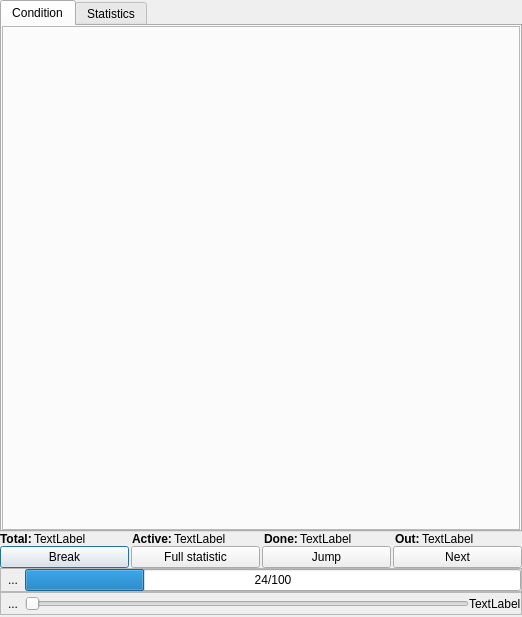
<?xml version="1.0" encoding="UTF-8"?>
<ui version="4.0">
 <class>dLoop</class>
 <widget class="QDialog" name="dLoop">
  <property name="geometry">
   <rect>
    <x>0</x>
    <y>0</y>
    <width>522</width>
    <height>617</height>
   </rect>
  </property>
  <property name="windowTitle">
   <string>Loop</string>
  </property>
  <property name="windowIcon">
   <iconset>
    <normaloff/>
   </iconset>
  </property>
  <property name="modal">
   <bool>true</bool>
  </property>
  <layout class="QVBoxLayout">
   <property name="spacing">
    <number>0</number>
   </property>
   <property name="margin">
    <number>0</number>
   </property>
   <item>
    <widget class="QTabWidget" name="tabWidget">
     <property name="currentIndex">
      <number>0</number>
     </property>
     <widget class="QWidget" name="tab">
      <attribute name="title">
       <string>Condition</string>
      </attribute>
      <layout class="QGridLayout">
       <property name="margin">
        <number>0</number>
       </property>
       <property name="spacing">
        <number>0</number>
       </property>
       <item row="0" column="0">
        <widget class="QFrame" name="fContent">
         <property name="frameShape">
          <enum>QFrame::StyledPanel</enum>
         </property>
         <property name="frameShadow">
          <enum>QFrame::Raised</enum>
         </property>
        </widget>
       </item>
      </layout>
     </widget>
     <widget class="QWidget" name="tStatistics">
      <attribute name="title">
       <string>Statistics</string>
      </attribute>
      <widget class="QTableView" name="tvStatTable">
       <property name="geometry">
        <rect>
         <x>9</x>
         <y>9</y>
         <width>482</width>
         <height>251</height>
        </rect>
       </property>
       <property name="selectionMode">
        <enum>QAbstractItemView::NoSelection</enum>
       </property>
       <property name="selectionBehavior">
        <enum>QAbstractItemView::SelectRows</enum>
       </property>
       <property name="verticalScrollMode">
        <enum>QAbstractItemView::ScrollPerPixel</enum>
       </property>
       <property name="horizontalScrollMode">
        <enum>QAbstractItemView::ScrollPerPixel</enum>
       </property>
       <property name="showGrid">
        <bool>false</bool>
       </property>
       <property name="sortingEnabled">
        <bool>false</bool>
       </property>
      </widget>
      <widget class="QFrame" name="fCurves">
       <property name="geometry">
        <rect>
         <x>10</x>
         <y>270</y>
         <width>481</width>
         <height>171</height>
        </rect>
       </property>
       <property name="frameShape">
        <enum>QFrame::StyledPanel</enum>
       </property>
       <property name="frameShadow">
        <enum>QFrame::Raised</enum>
       </property>
       <layout class="QVBoxLayout">
        <property name="spacing">
         <number>0</number>
        </property>
        <property name="margin">
         <number>0</number>
        </property>
        <item>
         <layout class="QHBoxLayout">
          <property name="spacing">
           <number>0</number>
          </property>
          <property name="margin">
           <number>0</number>
          </property>
          <item>
           <widget class="QCheckBox" name="cbActive">
            <property name="text">
             <string>Active</string>
            </property>
            <property name="checked">
             <bool>true</bool>
            </property>
           </widget>
          </item>
          <item>
           <widget class="QCheckBox" name="cbDone">
            <property name="text">
             <string>Done</string>
            </property>
            <property name="checked">
             <bool>true</bool>
            </property>
           </widget>
          </item>
          <item>
           <widget class="QCheckBox" name="cbOut">
            <property name="text">
             <string>Out</string>
            </property>
            <property name="checked">
             <bool>true</bool>
            </property>
           </widget>
          </item>
         </layout>
        </item>
        <item>
         <widget class="QFrame" name="fCurvesDisplay">
          <property name="frameShape">
           <enum>QFrame::NoFrame</enum>
          </property>
          <property name="frameShadow">
           <enum>QFrame::Raised</enum>
          </property>
         </widget>
        </item>
       </layout>
      </widget>
     </widget>
    </widget>
   </item>
   <item>
    <layout class="QVBoxLayout">
     <property name="spacing">
      <number>0</number>
     </property>
     <property name="margin">
      <number>0</number>
     </property>
     <item>
      <layout class="QHBoxLayout">
       <property name="spacing">
        <number>0</number>
       </property>
       <property name="margin">
        <number>0</number>
       </property>
      </layout>
     </item>
     <item>
      <layout class="QHBoxLayout">
       <property name="spacing">
        <number>5</number>
       </property>
       <property name="margin">
        <number>0</number>
       </property>
       <item>
        <layout class="QHBoxLayout">
         <property name="spacing">
          <number>2</number>
         </property>
         <property name="margin">
          <number>0</number>
         </property>
         <item>
          <widget class="QLabel" name="lTotal">
           <property name="sizePolicy">
            <sizepolicy hsizetype="Fixed" vsizetype="Preferred">
             <horstretch>0</horstretch>
             <verstretch>0</verstretch>
            </sizepolicy>
           </property>
           <property name="font">
            <font>
             <weight>75</weight>
             <bold>true</bold>
            </font>
           </property>
           <property name="text">
            <string>Total:</string>
           </property>
          </widget>
         </item>
         <item>
          <widget class="QLabel" name="lTotalCount">
           <property name="text">
            <string>TextLabel</string>
           </property>
          </widget>
         </item>
        </layout>
       </item>
       <item>
        <layout class="QHBoxLayout">
         <property name="spacing">
          <number>2</number>
         </property>
         <property name="margin">
          <number>0</number>
         </property>
         <item>
          <widget class="QLabel" name="lActive">
           <property name="sizePolicy">
            <sizepolicy hsizetype="Fixed" vsizetype="Preferred">
             <horstretch>0</horstretch>
             <verstretch>0</verstretch>
            </sizepolicy>
           </property>
           <property name="font">
            <font>
             <weight>75</weight>
             <bold>true</bold>
            </font>
           </property>
           <property name="text">
            <string>Active:</string>
           </property>
          </widget>
         </item>
         <item>
          <widget class="QLabel" name="lActiveCount">
           <property name="text">
            <string>TextLabel</string>
           </property>
          </widget>
         </item>
        </layout>
       </item>
       <item>
        <layout class="QHBoxLayout">
         <property name="spacing">
          <number>2</number>
         </property>
         <property name="margin">
          <number>0</number>
         </property>
         <item>
          <widget class="QLabel" name="lDone">
           <property name="sizePolicy">
            <sizepolicy hsizetype="Fixed" vsizetype="Preferred">
             <horstretch>0</horstretch>
             <verstretch>0</verstretch>
            </sizepolicy>
           </property>
           <property name="font">
            <font>
             <weight>75</weight>
             <bold>true</bold>
            </font>
           </property>
           <property name="text">
            <string>Done:</string>
           </property>
          </widget>
         </item>
         <item>
          <widget class="QLabel" name="lDoneCount">
           <property name="text">
            <string>TextLabel</string>
           </property>
          </widget>
         </item>
        </layout>
       </item>
       <item>
        <layout class="QHBoxLayout">
         <property name="spacing">
          <number>2</number>
         </property>
         <property name="margin">
          <number>0</number>
         </property>
         <item>
          <widget class="QLabel" name="lOut">
           <property name="sizePolicy">
            <sizepolicy hsizetype="Fixed" vsizetype="Preferred">
             <horstretch>0</horstretch>
             <verstretch>0</verstretch>
            </sizepolicy>
           </property>
           <property name="font">
            <font>
             <weight>75</weight>
             <bold>true</bold>
            </font>
           </property>
           <property name="text">
            <string>Out:</string>
           </property>
          </widget>
         </item>
         <item>
          <widget class="QLabel" name="lOutCount">
           <property name="text">
            <string>TextLabel</string>
           </property>
          </widget>
         </item>
        </layout>
       </item>
      </layout>
     </item>
     <item>
      <layout class="QHBoxLayout">
       <property name="spacing">
        <number>2</number>
       </property>
       <property name="margin">
        <number>0</number>
       </property>
       <item>
        <widget class="QPushButton" name="pbBreak">
         <property name="text">
          <string>Break</string>
         </property>
        </widget>
       </item>
       <item>
        <widget class="QPushButton" name="pbStatistics">
         <property name="text">
          <string>Full statistic</string>
         </property>
        </widget>
       </item>
       <item>
        <widget class="QPushButton" name="pbJump">
         <property name="text">
          <string>Jump</string>
         </property>
        </widget>
       </item>
       <item>
        <widget class="QPushButton" name="pbNext">
         <property name="text">
          <string>Next</string>
         </property>
        </widget>
       </item>
      </layout>
     </item>
     <item>
      <widget class="QFrame" name="fProgress">
       <property name="frameShape">
        <enum>QFrame::StyledPanel</enum>
       </property>
       <property name="frameShadow">
        <enum>QFrame::Raised</enum>
       </property>
       <layout class="QHBoxLayout">
        <property name="spacing">
         <number>0</number>
        </property>
        <property name="margin">
         <number>0</number>
        </property>
        <item>
         <widget class="QToolButton" name="pbStopProgress">
          <property name="toolTip">
           <string>Stop processing</string>
          </property>
          <property name="text">
           <string>...</string>
          </property>
          <property name="icon">
           <iconset resource="../glslDevil.qrc">
            <normaloff>:/icons/icons/process-stop_32.png</normaloff>:/icons/icons/process-stop_32.png</iconset>
          </property>
          <property name="autoRaise">
           <bool>true</bool>
          </property>
         </widget>
        </item>
        <item>
         <widget class="QProgressBar" name="pbProgress">
          <property name="value">
           <number>24</number>
          </property>
          <property name="orientation">
           <enum>Qt::Horizontal</enum>
          </property>
          <property name="format">
           <string>%v/%m</string>
          </property>
         </widget>
        </item>
       </layout>
      </widget>
     </item>
     <item>
      <widget class="QFrame" name="fJump">
       <property name="frameShape">
        <enum>QFrame::StyledPanel</enum>
       </property>
       <property name="frameShadow">
        <enum>QFrame::Raised</enum>
       </property>
       <layout class="QHBoxLayout">
        <property name="spacing">
         <number>0</number>
        </property>
        <property name="margin">
         <number>0</number>
        </property>
        <item>
         <widget class="QToolButton" name="pbStopJump">
          <property name="toolTip">
           <string>Stop processing</string>
          </property>
          <property name="text">
           <string>...</string>
          </property>
          <property name="icon">
           <iconset resource="../glslDevil.qrc">
            <normaloff>:/icons/icons/process-stop_32.png</normaloff>:/icons/icons/process-stop_32.png</iconset>
          </property>
          <property name="autoRaise">
           <bool>true</bool>
          </property>
         </widget>
        </item>
        <item>
         <widget class="QSlider" name="hsJump">
          <property name="orientation">
           <enum>Qt::Horizontal</enum>
          </property>
          <property name="tickPosition">
           <enum>QSlider::NoTicks</enum>
          </property>
          <property name="tickInterval">
           <number>10</number>
          </property>
         </widget>
        </item>
        <item>
         <widget class="QLabel" name="lJump">
          <property name="text">
           <string>TextLabel</string>
          </property>
         </widget>
        </item>
       </layout>
      </widget>
     </item>
     <item>
      <spacer>
       <property name="orientation">
        <enum>Qt::Vertical</enum>
       </property>
       <property name="sizeType">
        <enum>QSizePolicy::Fixed</enum>
       </property>
       <property name="sizeHint" stdset="0">
        <size>
         <width>20</width>
         <height>2</height>
        </size>
       </property>
      </spacer>
     </item>
    </layout>
   </item>
  </layout>
 </widget>
 <resources>
  <include location="../glslDevil.qrc"/>
 </resources>
 <connections>
  <connection>
   <sender>hsJump</sender>
   <signal>valueChanged(int)</signal>
   <receiver>lJump</receiver>
   <slot>setNum(int)</slot>
   <hints>
    <hint type="sourcelabel">
     <x>344</x>
     <y>602</y>
    </hint>
    <hint type="destinationlabel">
     <x>485</x>
     <y>599</y>
    </hint>
   </hints>
  </connection>
 </connections>
</ui>
